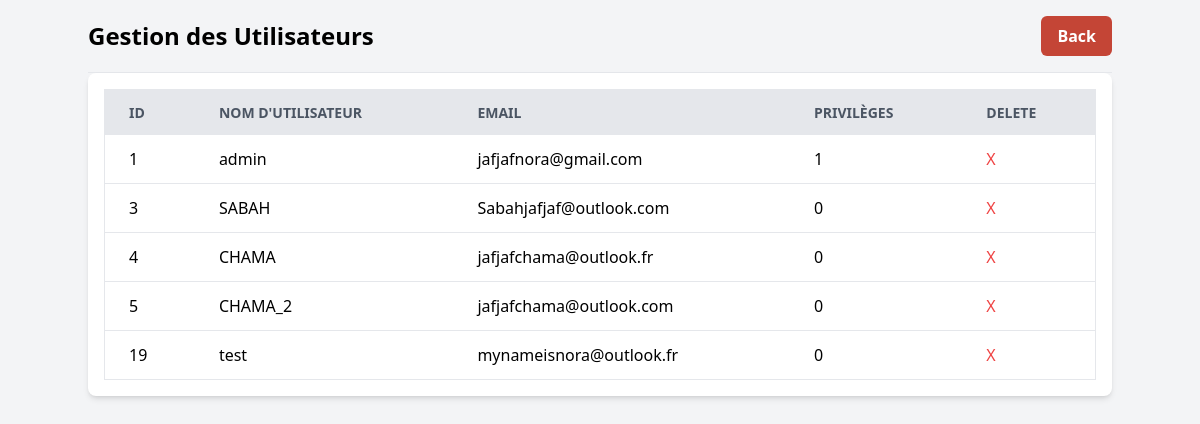
Before: /admin/admin_users_manager with the older database file.
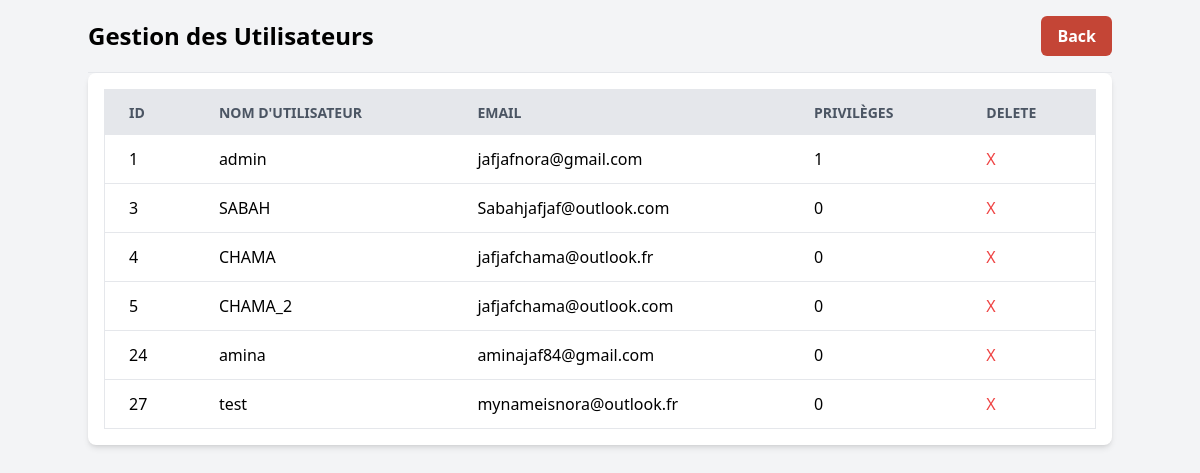
After: the same page with the newer database file.
### tables this page shows
CREATE TABLE users (
    id INTEGER PRIMARY KEY AUTOINCREMENT,
    username TEXT UNIQUE NOT NULL,
    password TEXT NOT NULL,
    email TEXT UNIQUE,              
    is_admin INTEGER DEFAULT 0       
);

### routes/admin.py (the view)
@admin_blueprint.route("/admin_users_manager")
def gestion_users():
    users = db_manager.get_users()
    return render_template('admin_users_manager.html', users=users)

### managers/database_manager.py (called while the page is built)
    def _connect(self):
        return sqlite3.connect(self.db_path)

    def get_users(self):
        conn = self._connect()
        cursor = conn.cursor()
        cursor.execute('SELECT id, username, email, is_admin FROM users')
        users = cursor.fetchall()
        conn.close()
        return users

### templates/admin_users_manager.html (shortened to what this page needs)
<!DOCTYPE html>
<html lang="en">
  <head>
    <script src="https://cdn.tailwindcss.com"></script>
    <link
      href="{{ url_for('static', filename='output.css') }}"
      rel="stylesheet"
    />
  </head>
  <body class="bg-gray-100 p-4">
    <div class="container mx-auto">
      <header class="flex justify-between items-center pb-4 border-b">
        <h1 class="text-2xl font-bold">Gestion des Utilisateurs</h1>
        <button
          onclick="location.href='{{ url_for('admin.admin', username='admin') }}'"
          class="btn-custom text-white px-4 py-2 rounded-md"
        >
          Back
        </button>
      </header>
      <div class="overflow-x-auto bg-white rounded-lg shadow-md p-4">
        <table class="min-w-full bg-white border border-gray-200">
          <thead>
            <tr
              class="bg-gray-200 text-gray-600 uppercase text-sm leading-normal"
            >
              <th class="py-3 px-6 text-left">ID</th>
              <th class="py-3 px-6 text-left">Nom d'utilisateur</th>
              <th class="py-3 px-6 text-left">Email</th>
              <th class="py-3 px-6 text-left">Privilèges</th>
              <th class="py-3 px-6 text-left">Delete</th>
            </tr>
          </thead>
          <tbody>
            {% for user in users %}
            <tr class="border-b border-gray-200 hover:bg-gray-100">
              <td class="py-3 px-6">{{ user[0] }}</td>
              <td class="py-3 px-6">{{ user[1] }}</td>
              <td class="py-3 px-6">{{ user[2] }}</td>
              <td class="py-3 px-6">{{ user[3] }}</td>
              <td class="py-3 px-6">
                <form
                  action="{{ url_for('admin.delete_user', user_id=user[0]) }}"
                  method="POST"
                >
                  <button type="submit" class="text-red-500 hover:underline">
                    X
                  </button>
                </form>
              </td>
            </tr>
            {% endfor %}
          </tbody>
        </table>
      </div>
    </div>
  </body>
</html>

Changed rows visible on the page:
removed users: id "19", username "test", email "mynameisnora@outlook.fr", is_admin "0"
added users: id "24", username "amina", email "aminajaf84@gmail.com", is_admin "0"
added users: id "27", username "test", email "mynameisnora@outlook.fr", is_admin "0"
